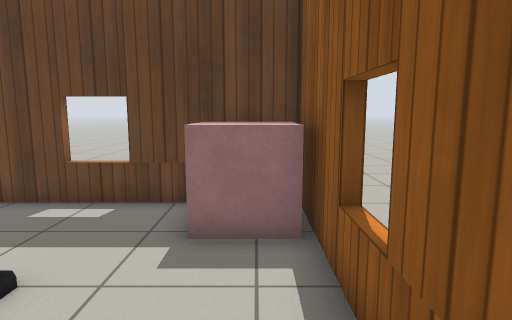
view 1 (above)

16 first-person views from a walk through a robot-simulator world made for Gazebo. The camera is 1.1 m above the floor, tilts 8° down and sees 75° across. The floor is counted in squares, 0.5 m on a side. Each view is taken from the middle of a square. On the plan, view 1 faces up. The plan holds only what a view shows up to about 18 squares ahead; the rest is blank. Simple patterns stand in for the simulator's built-in surfaces. Some stock models are drawn as simple stand-ins.

view 2
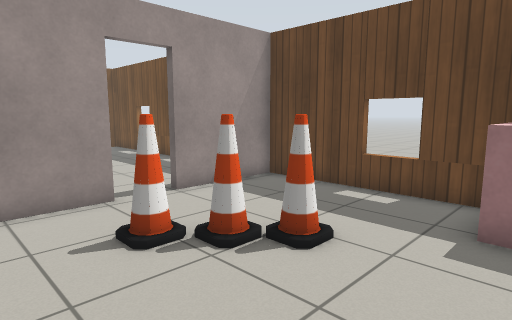

view 3
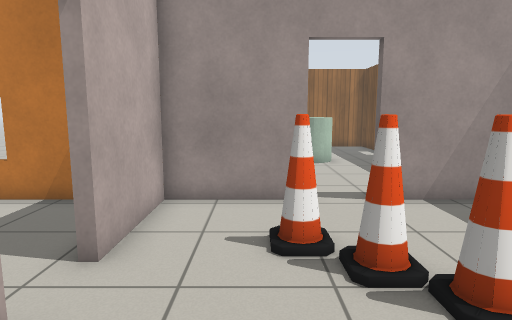

view 4
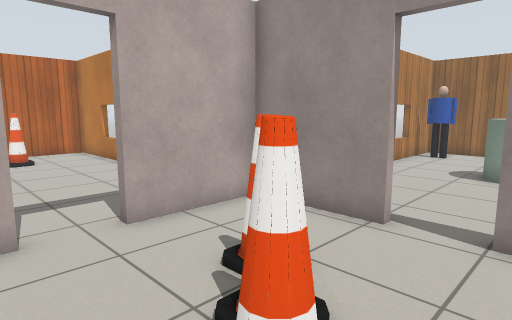

view 5
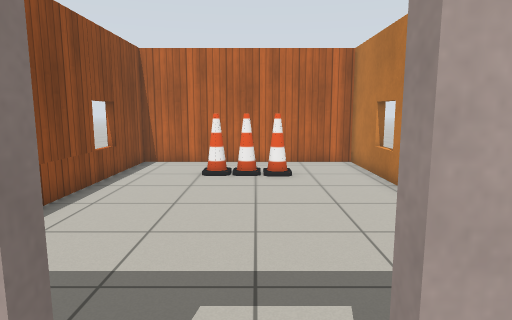

view 6
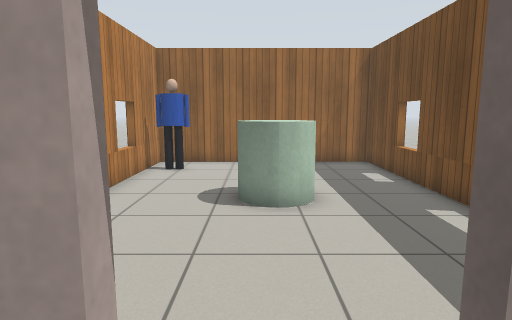

view 7
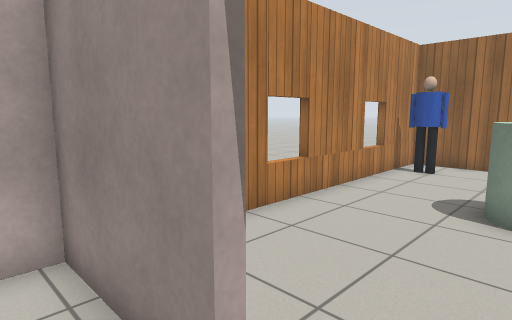

view 8
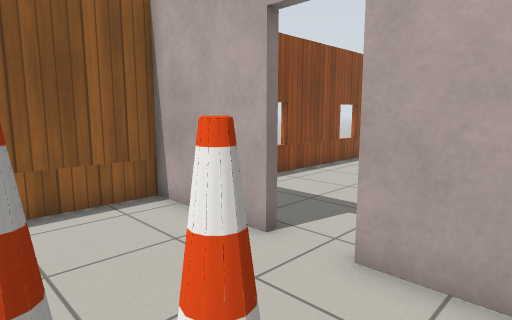

view 9
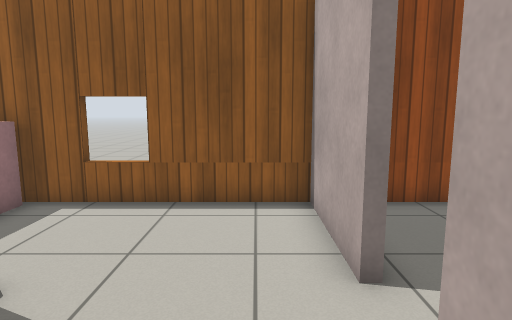

view 10
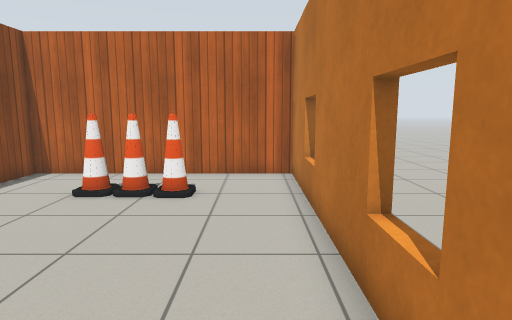

view 11
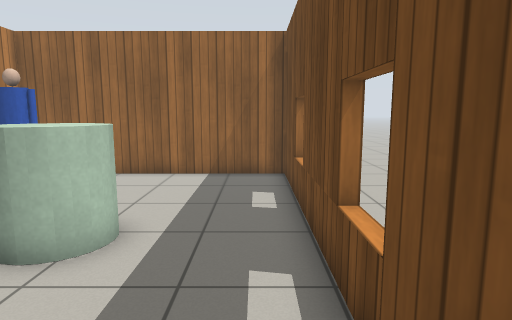

view 12
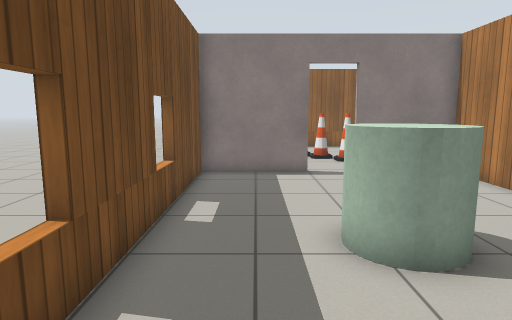

view 13
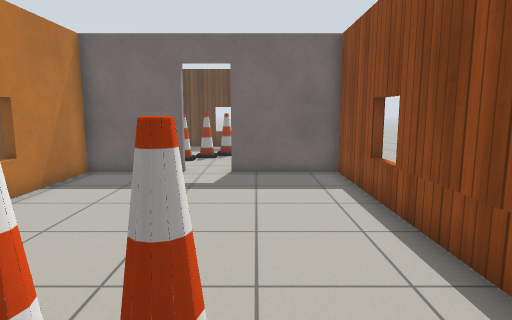

view 14
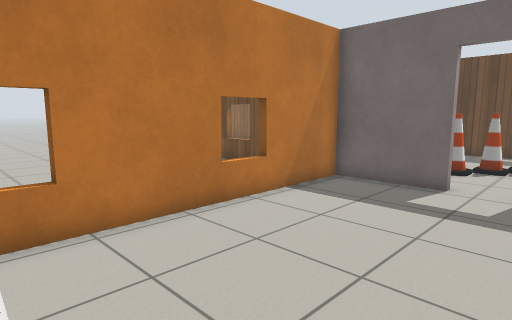

view 15
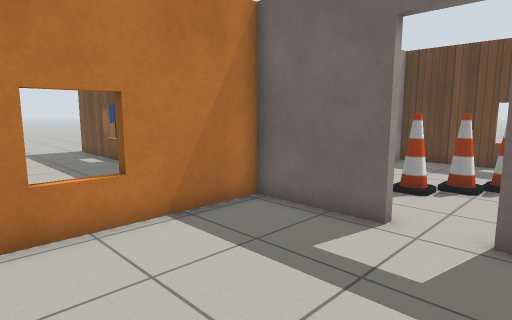

view 16
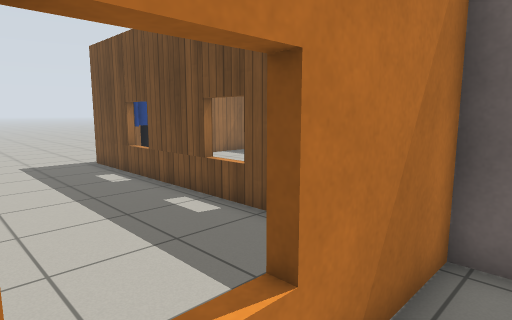

### Floor plan
Points are (right, up) in squares from view 1. A wall is a line through its corners. A room is listed if a view was taken in it or the views show most of it. See-through windows are left out.
Room 1 (views 1, 2, 3, 4, 5, 6, 7, 8, 9)
walls: (-8.3, 2.3) (-8.3, -1.3) (-4.7, -1.3); (-2.9, -1.3) (1.1, -1.3) (1.1, 8.1) (-8.3, 8.1) (-8.3, 4)
ways out: open door at (-3.5, -1.5) to room 2; open door at (-8.3, 3.3) to room 3
objects: cone (-5, 2); cone (-5, 3) to (-4, 3); cone (-4, 4) to (-3, 4); pink box (-1, 6) to (0, 7)
Room 2 (views 10, 13, 14, 15, 16)
walls: (-8.7, -6.9) (-8.2, -6.9); (-8.7, -12.1) (-8.2, -12.1); (-4.7, -1.6) (-8.3, -1.6) (-8.3, -15) (1.1, -15) (1.1, -1.6) (-2.9, -1.6)
ways out: open door at (-3.5, -1.5) to room 1
objects: cone (-5, -12); cone (-4, -12); cone (-3, -12)
Room 3 (views 11, 12)
walls: (-14.2, -1.2) (-14.2, -1.7); (-19, -1.2) (-19, -1.7); (-8.6, 4) (-8.6, 8.1) (-22, 8.1) (-22, -1.3) (-8.6, -1.3) (-8.6, 2.3)
ways out: open door at (-8.3, 3.3) to room 1
objects: person (-20, 0); grey cylinder (-16, 3) to (-15, 4)

Positions as (right, up) in squares from view 1, and headings:
1: (0, 0), facing up
2: (0, -1), facing up-left
3: (0, 1), facing left
4: (-2, 5), facing down-left
5: (-4, 0), facing down
6: (-7, 3), facing left
7: (-7, 4), facing down-left
8: (-7, 3), facing down-right
9: (-7, 0), facing right
10: (-7, -3), facing down
11: (-10, 7), facing left
12: (-21, 6), facing right
13: (-2, -14), facing up
14: (-2, -12), facing up-left
15: (-2, -8), facing up-left
16: (-7, -7), facing up-left
